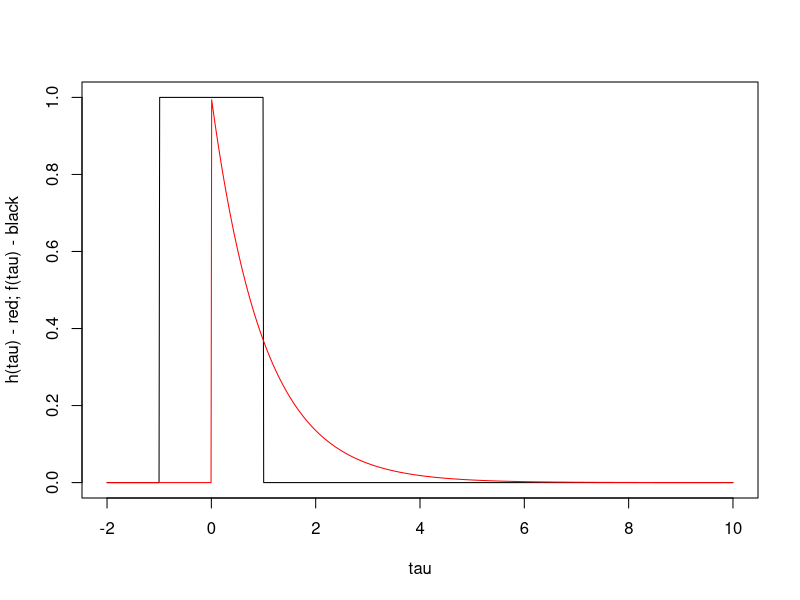
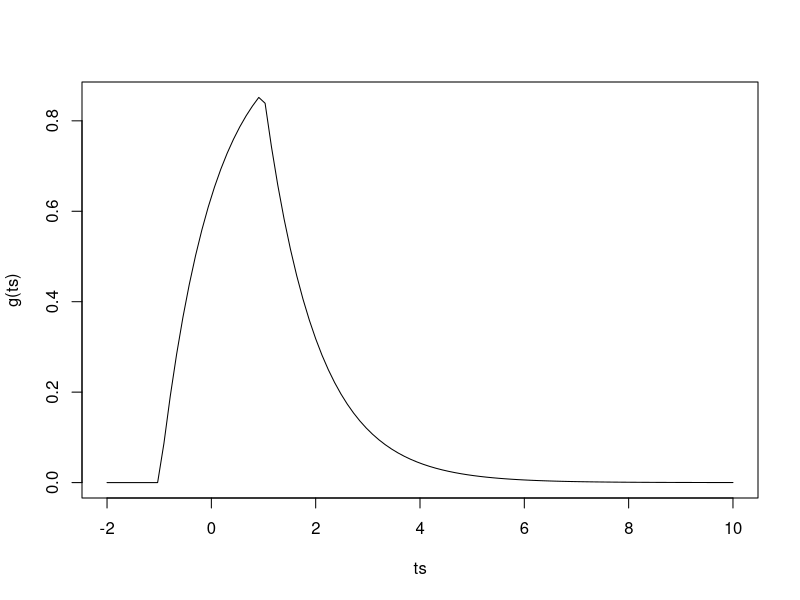

Write the R code that produced these figures, in order.
## ---- chunk 1
knitr::opts_chunk$set(echo = TRUE)
## ---- chunk 2
f <- function(t, l = 1) (t>0)*exp(-t*l)
h <- function(t) as.numeric(abs(t) < 1)
g <- function(t, tau = seq(-2,10,l=1000)) mean(f(tau) * h(t-tau))

tau <- seq(-2,10,l=1000)
plot(tau, h(tau), type = "l", ylab = "h(tau) - red; f(tau) - black")
lines(tau, f(tau), col = "red")
## ---- chunk 3
ts  <- seq(-2,10,l=100)
g <- function(t, l = 1) {
  dplyr::case_when(
    t < -1 ~ 0,
    t < 1 ~ (1 - exp(-l*(t+1)))/l,
    t >= 1 ~ (exp(-l*(t-1)) - exp(-l*(t+1)))/l
  )
}

plot(ts, g(ts), type = "l")
